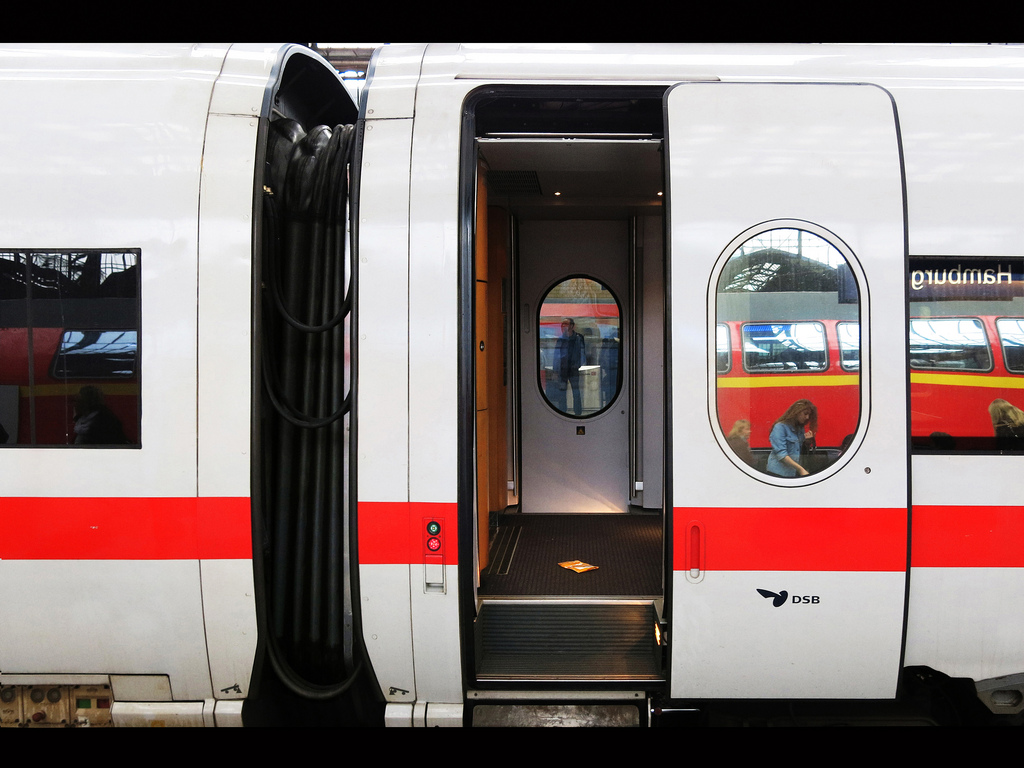
#> input picture vision/traindoor.jpg, 1024 x 768 px
$ python door_detector.py   (older library calls are emulated)
#> lines starting #> are read from the running program, lines starting #| are printed output that depends on the picture; after the words box and inside, x2 and y2 are one past the last pixel; in counts of white or black regions, pixels touching at a corner belong together
import numpy as np
import cv2
#from matplotlib import pyplot as plt

corner = False

#img = cv2.imread('OpenCV_Chessboard.png',0)
img = cv2.imread("traindoor.jpg", 0)
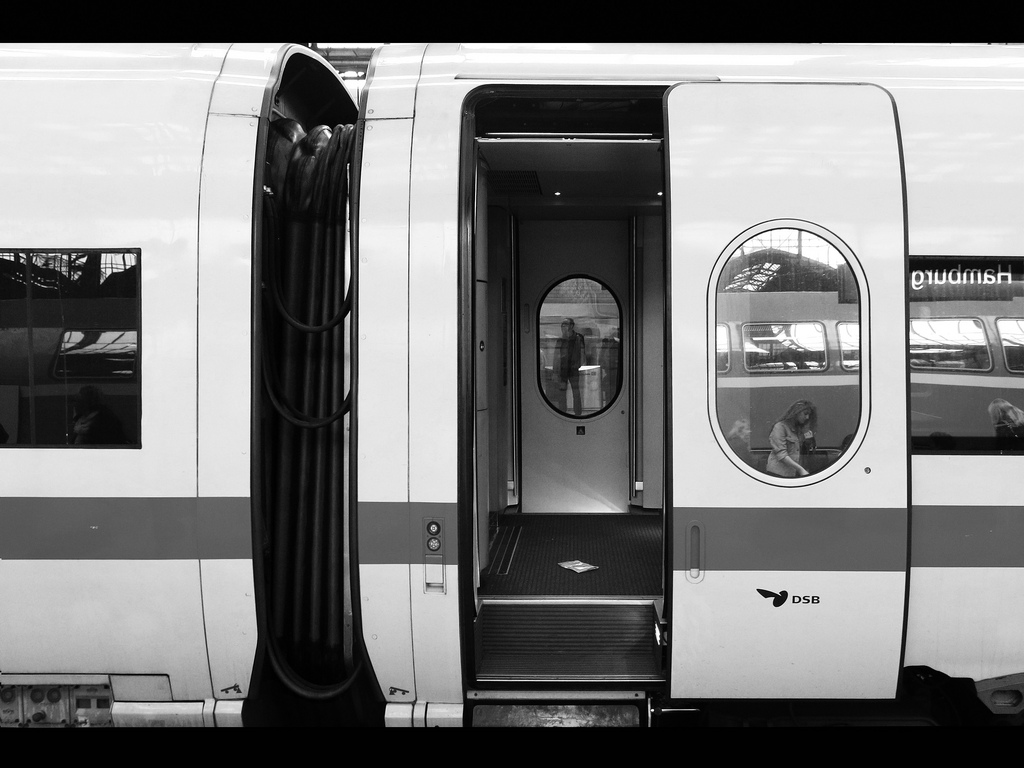
#> img: shape (768, 1024); min 0, max 255, mean 123.1
if img is not None and corner:
    # Initiate STAR detector
    orb = cv2.ORB()

    # find the keypoints with ORB
    kp = orb.detect(img,None)

    # compute the descriptors with ORB
    kp, des = orb.compute(img, kp)

    combined = 0.0
    for e in kp:
        combined += e.response

    groups = []
    for i in range(len(kp)):
        groups.append((kp[i].pt,[]))
        for j in range(len(kp)-i):
            if not kp[i].pt == kp[i+j].pt:
                abs_x = abs(kp[i].pt[0] - kp[i+j].pt[0])
                abs_y = abs(kp[i].pt[1] - kp[i+j].pt[1])
                #print(str(abs_x) + " | " + str(kp[i].pt[0]) + ":" +
                #      str(kp[i+j].pt[0]) + " y " +
                #      str(abs_y) + " | " + str(kp[i].pt[1]) + ":" +
                #      str(kp[i+j].pt[1]))
                if abs_x < 10 and \
                   abs_y < 10:
                    groups[i][1].append(kp[i+j].pt)


    print(len(kp))
    medel = combined / len(kp)
    print(medel)
    reduced = []
    print(groups)
    # [10 lines of commented-out code are left out]
    img2 = cv2.drawKeypoints(img,kp,color=(0,255,0), flags=0)
    cv2.namedWindow("Corner")
    cv2.imshow("Corner",img2)
    cv2.waitKey(0)
    cv2.destroyAllWindows()
    #plt.imshow(img2),plt.show()
elif img is not None and not corner:

    #gray = cv2.cvtColor(img,cv2.COLOR_BGR2GRAY)
    gray = cv2.cvtColor(img, cv2.COLOR_GRAY2BGR)
    edges = cv2.Canny(gray,50,150,apertureSize = 3)
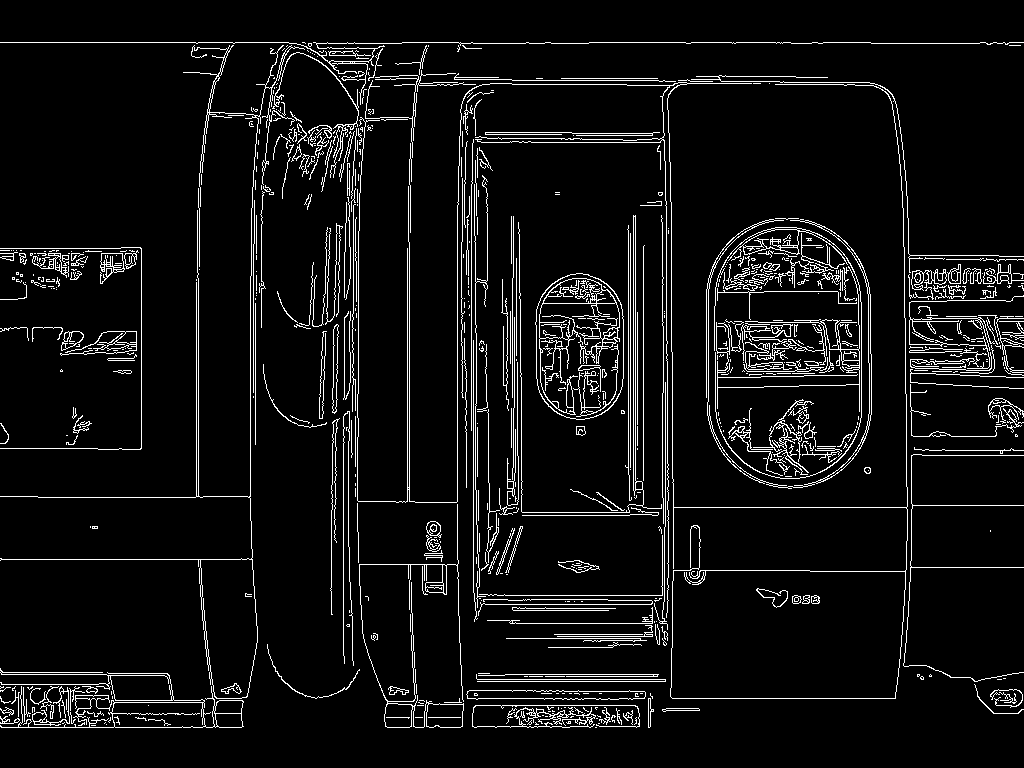
#> edges: shape (768, 1024); 6.4% white in thin lines or dots, all inside (x1, y1, x2, y2) = (0, 42, 1024, 728)

    lines = cv2.HoughLines(edges,1,np.pi/180,200)
#> lines = 57 rows, first 8: [42, 1.57], [698, 1.57], [457, 0], [409, 0], [727, 1.57], [662, 0], [635, 0], [633, 0]
    start_coord = []
    end_coord = []
    for rho,theta in lines[0]:
        a = np.cos(theta)
        b = np.sin(theta)
        x0 = a*rho
        y0 = b*rho
        x1 = int(x0 + 1000*(-b))
        y1 = int(y0 + 1000*(a))
        x2 = int(x0 - 1000*(-b))
        y2 = int(y0 - 1000*(a))
        start_coord.append((x1,y1))
        end_coord.append((x2,y2))
#> this loop made 1 pass
#> (rho, theta, a, b, x0, y0, x1, y1) on pass 1: (42, 1.57, -4.37e-08, 1, -1.84e-06, 42, -1000, 41)
#> after the loop, end_coord = [(999, 42)]; start_coord = [(-1000, 41)]

    for i in range(len(start_coord)):
        removed = 0
        for j in range(len(start_coord)-i):
            print(removed)
            if abs(start_coord[i-removed][0]-start_coord[i+j-removed][0])<50 and \
               abs(start_coord[i-removed][1]-start_coord[i+j-removed][1])<50 and \
               abs(end_coord[i-removed][0]-end_coord[i+j-removed][0])<50 and \
               abs(end_coord[i-removed][1]-end_coord[i+j-removed][1])<50:
                print(start_coord[i-removed],start_coord[i+j-removed])
                start_coord.remove(start_coord[i+j-removed])
                end_coord.remove(end_coord[i+j-removed])
                removed += 1
#> this loop made 1 pass
#| 0
#| (-1000, 41) (-1000, 41)
#> after the loop, end_coord = []; start_coord = []

    for i in range(len(start_coord)):
        cv2.line(img, start_coord[i],end_coord[i],(0,0,255),2)
#> this loop made 0 passes

    orb = cv2.ORB()

    # find the keypoints with ORB
    kp = orb.detect(img,None)
#> kp = 500 keypoints; strongest (x, y, size): (808, 600, 31), (797, 599, 31), (804, 597, 31), (309, 44, 31)

    # compute the descriptors with ORB
    kp, des = orb.compute(img, kp)

    img2 = cv2.drawKeypoints(img,kp,color=(0,255,0), flags=0)

    cv2.namedWindow("Corner")
    cv2.imshow("Corner",img2)

    cv2.namedWindow("Lines")
    cv2.imshow("Lines",img)
    cv2.waitKey(0)
    cv2.destroyAllWindows()
else:
    print("Ingen bild")
